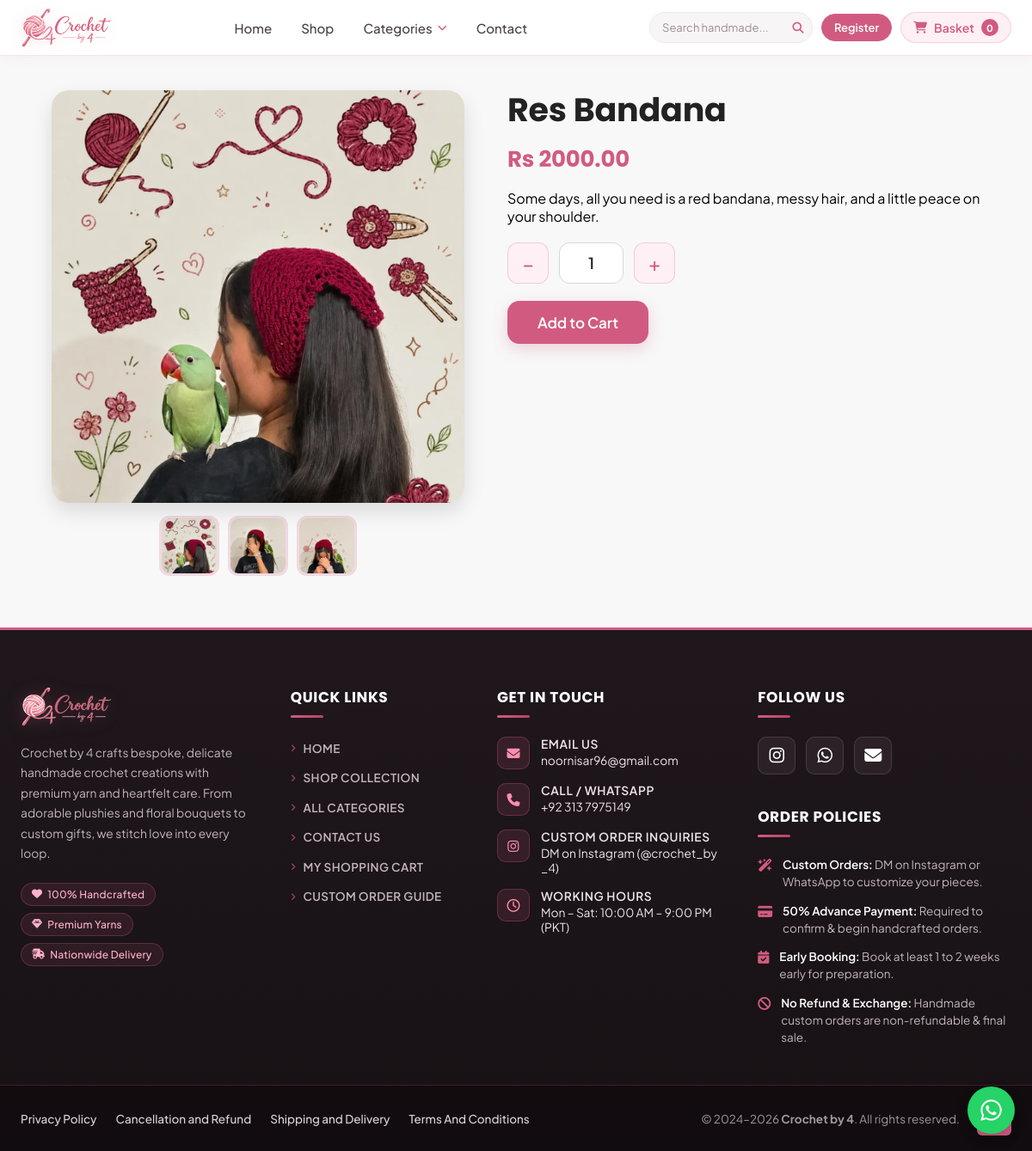
The app's page /product/res-bandana/, older data.
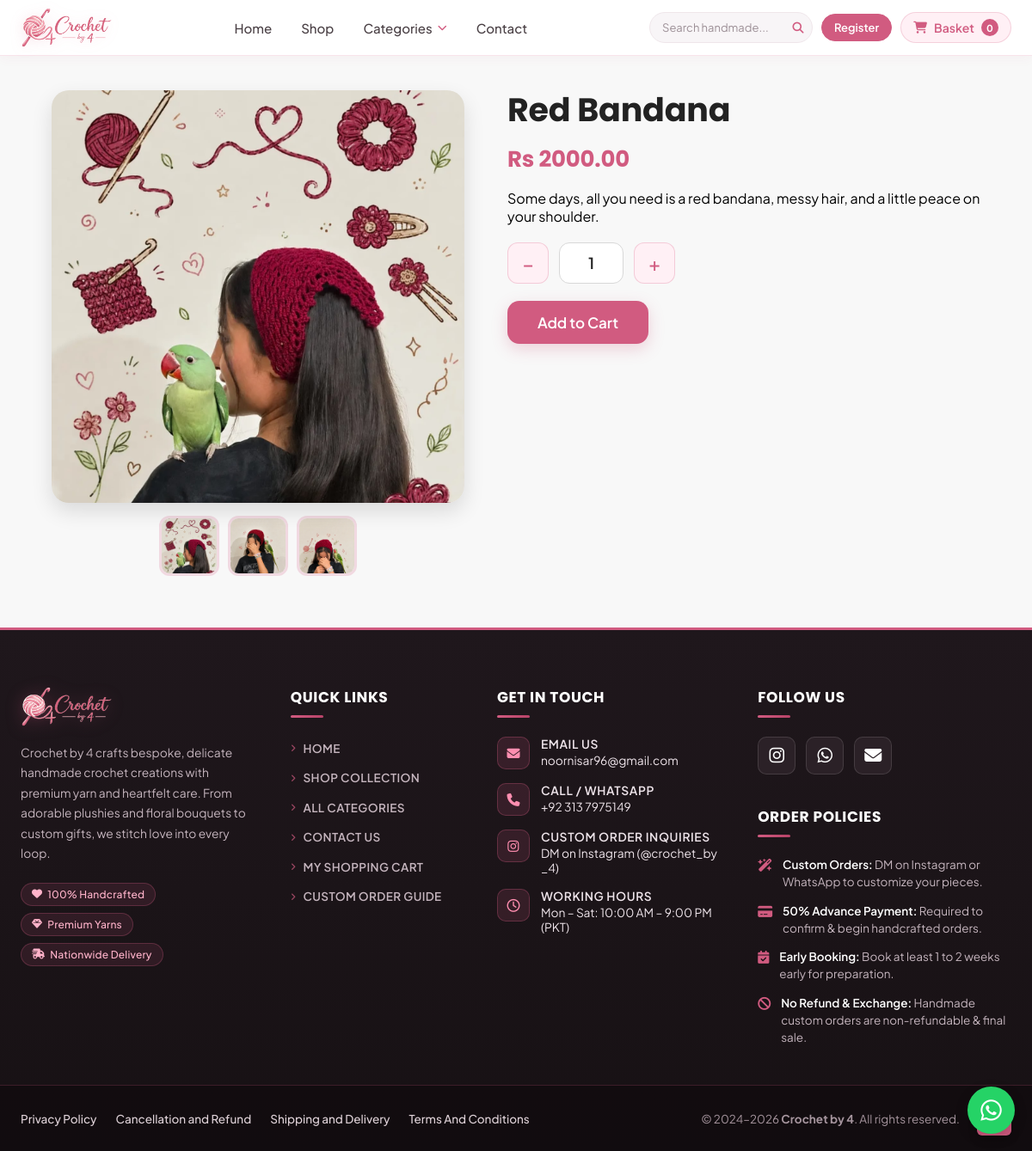
The same page, newer data.
### store/models.py (models this page shows, shortened)
class Product(models.Model):
    category = models.ForeignKey(
        Category,
        related_name="products",
        on_delete=models.CASCADE
    )
    created_by = models.ForeignKey(
        User,
        related_name="products",
        on_delete=models.CASCADE
    )
    title = models.CharField(max_length=255)
    slug = models.SlugField(max_length=255, unique=True)
    author = models.CharField(
        max_length=255,
        default="Admin"
    )
    description = models.TextField(blank=True)
    price = models.DecimalField(
        max_digits=10,
        decimal_places=2
    )
    in_stock = models.BooleanField(default=True)
    is_active = models.BooleanField(default=True)
    views_count = models.PositiveIntegerField(default=0)
    created = models.DateTimeField(auto_now_add=True)
    updated = models.DateTimeField(auto_now=True)
    class Meta:
        verbose_name_plural = "Products"
        ordering = ["-created"]

### store/views.py (the view)
def product_detail(request, slug):
    product = get_object_or_404(
        Product,
        slug=slug
    )
    Product.objects.filter(id=product.id).update(views_count=F('views_count') + 1)
    return render(
        request,
        'store/product_detail.html',
        {'product': product}
    )

### basket/basket.py (called while the page is built)
    def __len__(self):
        return sum(item['qty'] for item in self.basket.values())

    def get_subtotal(self):
        subtotal = sum(
            Decimal(item['price']) * item['qty']
            for item in self.basket.values()
        )
        return Decimal(subtotal).quantize(Decimal('0.01')) if subtotal else Decimal('0.00')

    def get_tax(self):
        return Decimal('0.00')

    def get_shipping_price(self):
        if len(self) == 0 or self.get_subtotal() == Decimal('0.00'):
            return Decimal('0.00')
        return Decimal('200.00')

    def get_total_price(self):
        if len(self) == 0 or self.get_subtotal() == Decimal('0.00'):
            return Decimal('0.00')
        total = self.get_subtotal() + self.get_shipping_price()
        return total.quantize(Decimal('0.01'))

### basket/context_processors.py (called while the page is built)
def basket(request):
    return{ 'basket': Basket(request)}

### store/views.py (called while the page is built)
def categories(request):
    return{
        'categories': Category.objects.all()
    }

### templates/store/product_detail.html (shortened to what this page needs)
{% extends "./base.html" %}
{% block content %}
<div class="product-page">
    <div class="product-gallery">
        <div class="main-slider">
            {% for image in product.images.all %}
                <img
                    src="{{ image.image.url }}"
                    class="detail-slide {% if forloop.first %}active{% endif %}">
            {% endfor %}
        </div>
        <div class="thumbnail-container">
            {% for image in product.images.all %}
                <img
                    src="{{ image.image.url }}"
                    class="thumbnail">
            {% endfor %}
        </div>
    </div>
    <div class="product-info">
        <h1>{{ product.title }}</h1>
        <h2>Rs {{ product.price }}</h2>
        <p>{{ product.description }}</p>
        <div class="product-quantity">
    <button type="button" id="minus">
        −
    </button>
    <input
        id="select"
        type="number"
        value="1"
        min="1">
    <button type="button" id="plus">
        +
    </button>
</div>
    <div>
       <button
    id="add-button"
    value="{{ product.id }}"
    class="buy-btn">
    Add to Cart
</button>
    </div>
    </div>
</div>
{% endblock %}

Row changes from the older to the newer data that the page shows:
changed Product: title "Res Bandana" → "Red Bandana"
